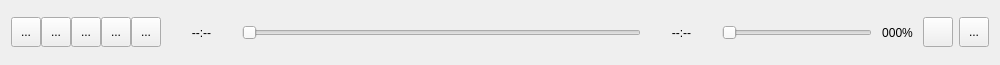
<?xml version="1.0" encoding="UTF-8"?>
<ui version="4.0">
 <class>PlayerControls</class>
 <widget class="QWidget" name="PlayerControls">
  <property name="geometry">
   <rect>
    <x>0</x>
    <y>0</y>
    <width>1000</width>
    <height>65</height>
   </rect>
  </property>
  <property name="minimumSize">
   <size>
    <width>0</width>
    <height>0</height>
   </size>
  </property>
  <property name="mouseTracking">
   <bool>true</bool>
  </property>
  <property name="windowTitle">
   <string>Form</string>
  </property>
  <property name="autoFillBackground">
   <bool>true</bool>
  </property>
  <layout class="QHBoxLayout" name="horizontalLayout">
   <item>
    <layout class="QHBoxLayout" name="layoutButtons">
     <property name="spacing">
      <number>0</number>
     </property>
     <item>
      <widget class="QToolButton" name="buttonPlay">
       <property name="minimumSize">
        <size>
         <width>30</width>
         <height>30</height>
        </size>
       </property>
       <property name="focusPolicy">
        <enum>Qt::NoFocus</enum>
       </property>
       <property name="toolTip">
        <string>Pause/Play</string>
       </property>
       <property name="text">
        <string>...</string>
       </property>
       <property name="icon">
        <iconset theme="media-playback-start">
         <normaloff>.</normaloff>.</iconset>
       </property>
      </widget>
     </item>
     <item>
      <widget class="QToolButton" name="buttonSkipBackward">
       <property name="minimumSize">
        <size>
         <width>30</width>
         <height>30</height>
        </size>
       </property>
       <property name="focusPolicy">
        <enum>Qt::NoFocus</enum>
       </property>
       <property name="toolTip">
        <string>Skip to the previous file in the playlist</string>
       </property>
       <property name="text">
        <string>...</string>
       </property>
       <property name="icon">
        <iconset theme="media-skip-backward">
         <normaloff>.</normaloff>.</iconset>
       </property>
      </widget>
     </item>
     <item>
      <widget class="QToolButton" name="buttonSeekBackward">
       <property name="minimumSize">
        <size>
         <width>30</width>
         <height>30</height>
        </size>
       </property>
       <property name="focusPolicy">
        <enum>Qt::NoFocus</enum>
       </property>
       <property name="toolTip">
        <string>Seek to the last subtitle</string>
       </property>
       <property name="text">
        <string>...</string>
       </property>
       <property name="icon">
        <iconset theme="media-seek-backward">
         <normaloff>.</normaloff>.</iconset>
       </property>
      </widget>
     </item>
     <item>
      <widget class="QToolButton" name="buttonSeekForward">
       <property name="minimumSize">
        <size>
         <width>30</width>
         <height>30</height>
        </size>
       </property>
       <property name="focusPolicy">
        <enum>Qt::NoFocus</enum>
       </property>
       <property name="toolTip">
        <string>Seek to the next subtitle</string>
       </property>
       <property name="text">
        <string>...</string>
       </property>
       <property name="icon">
        <iconset theme="media-seek-forward">
         <normaloff>.</normaloff>.</iconset>
       </property>
      </widget>
     </item>
     <item>
      <widget class="QToolButton" name="buttonSkipForward">
       <property name="minimumSize">
        <size>
         <width>30</width>
         <height>30</height>
        </size>
       </property>
       <property name="focusPolicy">
        <enum>Qt::NoFocus</enum>
       </property>
       <property name="toolTip">
        <string>Skip to the next file in the playlist</string>
       </property>
       <property name="text">
        <string>...</string>
       </property>
       <property name="icon">
        <iconset theme="media-skip-forward">
         <normaloff>.</normaloff>.</iconset>
       </property>
      </widget>
     </item>
    </layout>
   </item>
   <item>
    <widget class="QLabel" name="labelCurrent">
     <property name="enabled">
      <bool>true</bool>
     </property>
     <property name="minimumSize">
      <size>
       <width>69</width>
       <height>0</height>
      </size>
     </property>
     <property name="text">
      <string>--:--</string>
     </property>
     <property name="alignment">
      <set>Qt::AlignCenter</set>
     </property>
    </widget>
   </item>
   <item>
    <widget class="ProgressSlider" name="sliderProgress">
     <property name="sizePolicy">
      <sizepolicy hsizetype="Expanding" vsizetype="Expanding">
       <horstretch>0</horstretch>
       <verstretch>0</verstretch>
      </sizepolicy>
     </property>
     <property name="minimumSize">
      <size>
       <width>0</width>
       <height>0</height>
      </size>
     </property>
     <property name="focusPolicy">
      <enum>Qt::NoFocus</enum>
     </property>
     <property name="maximum">
      <number>0</number>
     </property>
     <property name="orientation">
      <enum>Qt::Horizontal</enum>
     </property>
    </widget>
   </item>
   <item>
    <widget class="QLabel" name="labelTotal">
     <property name="minimumSize">
      <size>
       <width>69</width>
       <height>0</height>
      </size>
     </property>
     <property name="text">
      <string>--:--</string>
     </property>
     <property name="alignment">
      <set>Qt::AlignCenter</set>
     </property>
    </widget>
   </item>
   <item>
    <widget class="QSlider" name="sliderVolume">
     <property name="minimumSize">
      <size>
       <width>150</width>
       <height>0</height>
      </size>
     </property>
     <property name="maximumSize">
      <size>
       <width>150</width>
       <height>16777215</height>
      </size>
     </property>
     <property name="focusPolicy">
      <enum>Qt::NoFocus</enum>
     </property>
     <property name="toolTip">
      <string>Volume</string>
     </property>
     <property name="orientation">
      <enum>Qt::Horizontal</enum>
     </property>
    </widget>
   </item>
   <item>
    <widget class="QLabel" name="labelVolume">
     <property name="minimumSize">
      <size>
       <width>39</width>
       <height>0</height>
      </size>
     </property>
     <property name="text">
      <string>000%</string>
     </property>
     <property name="alignment">
      <set>Qt::AlignCenter</set>
     </property>
    </widget>
   </item>
   <item>
    <widget class="QToolButton" name="buttonToggleSubList">
     <property name="minimumSize">
      <size>
       <width>30</width>
       <height>30</height>
      </size>
     </property>
     <property name="focusPolicy">
      <enum>Qt::NoFocus</enum>
     </property>
     <property name="toolTip">
      <string>Toggle subtitle list visibility</string>
     </property>
    </widget>
   </item>
   <item>
    <widget class="QToolButton" name="buttonFullscreen">
     <property name="minimumSize">
      <size>
       <width>30</width>
       <height>30</height>
      </size>
     </property>
     <property name="focusPolicy">
      <enum>Qt::NoFocus</enum>
     </property>
     <property name="toolTip">
      <string>Fullscreen</string>
     </property>
     <property name="text">
      <string>...</string>
     </property>
     <property name="icon">
      <iconset theme="view-fullscreen">
       <normaloff>.</normaloff>.</iconset>
     </property>
    </widget>
   </item>
  </layout>
 </widget>
 <customwidgets>
  <customwidget>
   <class>ProgressSlider</class>
   <extends>QSlider</extends>
   <header>src/gui/widgets/common/progressslider.h</header>
  </customwidget>
 </customwidgets>
 <resources/>
 <connections/>
</ui>
